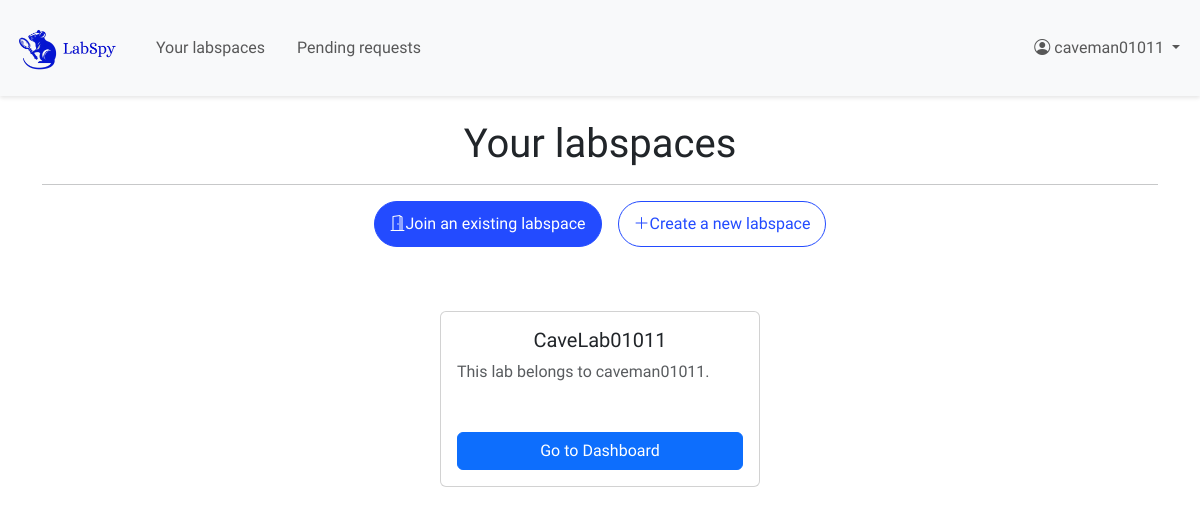
Screenshot of /labspaces/ (signed in) with the database file from the repository.
### users/models.py (models this page shows)
class CustomUser(AbstractUser):
    phone_number = models.CharField(max_length=8, blank=True, null=True)
    date_joined = models.DateTimeField(auto_now_add=True, null=True, blank=True)

### labspaces/models.py (models this page shows, shortened)
class Lab(models.Model):
    code = models.CharField(max_length=6, unique=True, null=True)
    name = models.CharField(max_length=255)
    description = models.TextField(null=True, blank=True, max_length=1024)
    contact_email = models.EmailField(null=True, blank=True)
    created_at = models.DateTimeField(auto_now_add=True)
    def __str__(self):
        return self.name

### labspaces/views.py (the view)
# urls.py: path('', views.home, name='home'),
@login_required
def home(request):
    user_labs_qs = Lab.objects.filter(
        labmembership__user=request.user,
        labmembership__role__name__in=["owner", "member"],
        labmembership__role__is_default=True
    ).distinct()
    user_labs = list(user_labs_qs)
    pending_labs_qs = Lab.objects.filter(
        labmembership__user=request.user,
        labmembership__role__name="pending",
        labmembership__role__is_default=True
    ).distinct()
    pending_labs = list(pending_labs_qs)
    form = LabJoinForm()
    print(f"User labs: {user_labs}")
    print(f"Pending labs: {pending_labs}")
    return render(
        request,
        'labspaces/home.html',
        {
            "user_labs": user_labs,
            "pending_labs": pending_labs,
            "join_form": form
        }
    )

### labspaces/context_processors.py (called while the page is built, shortened)
def lab_admin_status(request):
    context = {'user_is_admin': False, 'current_lab': None}
    if request.user.is_authenticated:
        try:
            lab_code = get_lab_code_from_url(request)
        except Exception as e:
            pass
    return context

### labspaces/util.py (called while the page is built)
def get_lab_code_from_url(request):
    lab_code = ""
    if request.user.is_authenticated:
        resolved = resolve(request.path)
        if 'code' in resolved.kwargs:
            lab_code = resolved.kwargs['code']
    return lab_code

### labspaces/templates/labspaces/home.html (shortened to what this page needs)
{% extends 'labspaces/layout.html' %}
{% block content %}
{% if user_labs %}
    <h1 class="text-center">Your labspaces</h1>
    <hr>
    <div class="d-flex justify-content-center gap-3 mb-5">
        <button class="btn-1 join-lab-btn"><i class="bi bi-door-open"></i>Join an existing labspace</button>
        <button class="btn-1 create-lab-btn" onclick="window.location.href='{% url 'labspaces:lab_create' %}'"><i class="bi bi-plus-lg"></i>Create a new labspace  </button>
    </div>
    <div class="mx-auto w-75 p-3 d-flex gap-2 align-items-start justify-content-center flex-wrap">
        {% for lab in user_labs %}
            <div class="lab-card card mb-3" style="width:20rem; height: 11rem;">
                <div class="card-body d-flex flex-column">
                    <h5 class="card-title text-center">{{ lab.name|truncatechars:20 }}</h5>
                    <p class="card-text text-muted">
                        {{ lab.description|truncatechars:70}}
                    </p>
                    <a href="{% url 'labspaces:labspace_view' code=lab.code %}" class="btn btn-primary mt-auto">Go to Dashboard</a>
                </div>
            </div>
        {% endfor %}
    </div>
{% endif %}
{% endblock %}

### labspaces/templates/labspaces/layout.html (shortened to what this page needs)
{% load static %}
{% load active_link_tags %}
<!DOCTYPE html>
<html lang="en">
<head>
    <link rel="stylesheet" href="{% static 'labspaces/styles.css' %}">
    <link href="https://cdn.jsdelivr.net/npm/bootstrap@5.3.0/dist/css/bootstrap.min.css" rel="stylesheet">
    <link href="https://cdn.jsdelivr.net/npm/bootstrap-icons@1.10.0/font/bootstrap-icons.css" rel="stylesheet">
</head>
<body>
    <nav class="navbar navbar-expand-lg navbar-light bg-light">
        <div class="container-fluid">
            <a class="navbar-brand" href="{% url 'labspaces:home' %}">
                <img src="{% static 'spy/labspy-mark-nobg.png' %}" alt="LabSpy" style="width: 120px; height: 70px;" >
            </a>
            <div class="collapse navbar-collapse" id="navbarNav">
                <ul class="navbar-nav me-auto gap-3">
                    <li class="nav-item">
                        <a class="nav-link {% active_link 'home' 'active' %}" href="{% url "labspaces:home" %}">Your labspaces</a>
                    </li>
                    <li class="nav-item">
                        <a class="nav-link {% active_link 'user_pending_labs' 'active' %}" href="{% url "labspaces:user_pending_labs" %}">Pending requests</a>
                    </li>
                </ul>
                <ul class="navbar-nav">
                    {% if user.is_authenticated %}
                        <li class="nav-item dropdown">
                            <a class="nav-link dropdown-toggle" href="#" role="button" data-bs-toggle="dropdown">
                                <i class="bi bi-person-circle"></i> {{ user.username }}
                            </a>
                        </li>
                    {% endif %}
                </ul>
            </div>
        </div>
    </nav>
    <main class="container mt-4">
        {% block content %}
        {% endblock %}
    </main>
</body>
</html>

### labspaces/static/labspaces/styles.css (style rules this page uses)
* { margin: 0; padding: 0; box-sizing: border-box; font-family: 'Urbanist', sans-serif; }
.navbar { background: white; box-shadow: 0 2px 4px rgba(0,0,0,0.1); }
.navbar-brand img { width: 120px; height: 70px; }
.btn-1 { padding: 10px 15px; border-radius: 24px; cursor: pointer; font-size: 16px; }
.join-lab-btn { background-color: #234bff; color: white; border: 1px solid #234bff; transition: all 0.3s; }
.create-lab-btn { background-color: #ffffff; color: #234bff; border: 1px solid #234bff; transition: all 0.3s; }
.lab-card { transition: all 0.3s; }

### rows the page displays
CustomUser: username "caveman01011"
Lab: name "CaveLab01011", description "This lab belongs to caveman01011."
